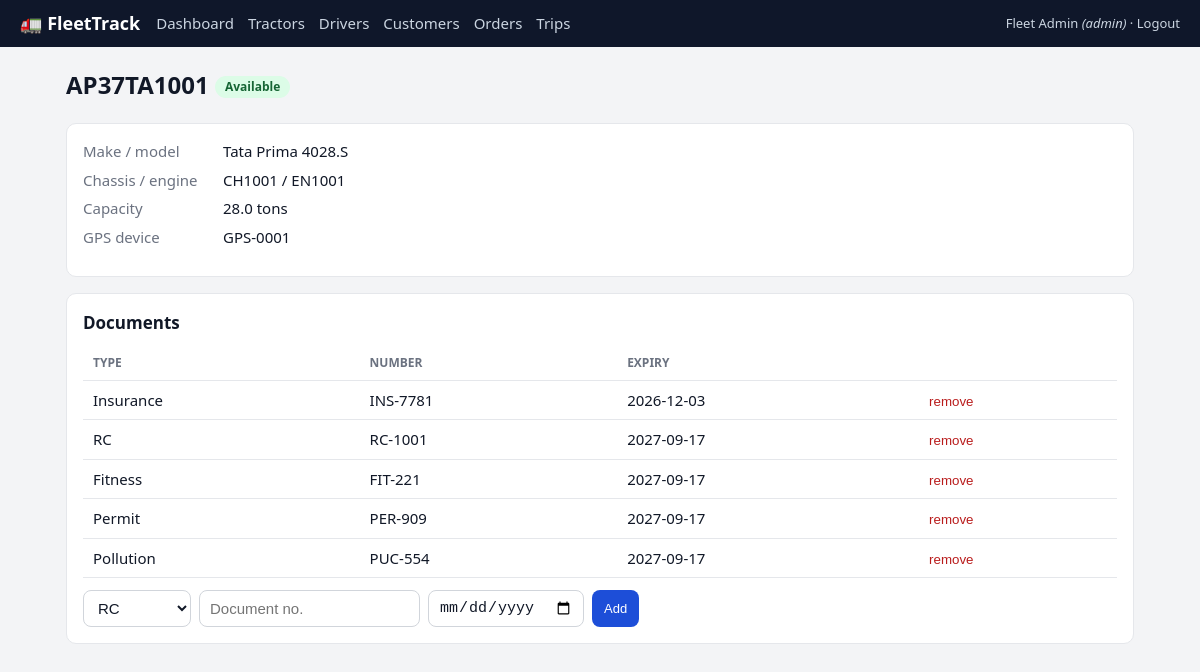
The app's page /tractors/1 (signed in) with its own data.
### tables this page shows
CREATE TABLE users (
  id INTEGER PRIMARY KEY AUTOINCREMENT,
  name TEXT NOT NULL,
  email TEXT NOT NULL UNIQUE,
  mobile TEXT,
  password_hash TEXT NOT NULL,
  role TEXT NOT NULL CHECK (
    role IN ('admin', 'dispatcher', 'driver', 'customer')
  ),
  active INTEGER NOT NULL DEFAULT 1,
  created_at TEXT NOT NULL DEFAULT (datetime('now'))
);

CREATE TABLE tractors (
  id INTEGER PRIMARY KEY AUTOINCREMENT,
  reg_no TEXT NOT NULL UNIQUE,
  make TEXT,
  model TEXT,
  chassis_no TEXT,
  engine_no TEXT,
  capacity_tons REAL,
  gps_device_id TEXT,
  status TEXT NOT NULL DEFAULT 'Pending' CHECK (
    status IN ('Pending', 'Available', 'On Trip', 'Inactive')
  ),
  approved_by INTEGER REFERENCES users(id),
  created_at TEXT NOT NULL DEFAULT (datetime('now'))
);

CREATE TABLE tractor_documents (
  id INTEGER PRIMARY KEY AUTOINCREMENT,
  tractor_id INTEGER NOT NULL REFERENCES tractors(id) ON DELETE CASCADE,
  doc_type TEXT NOT NULL,
  doc_number TEXT,
  expiry_date TEXT NOT NULL,
  created_at TEXT NOT NULL DEFAULT (datetime('now'))
);

### app.py (the view)
@app.route("/tractors/<int:tid>")
@login_required("admin", "dispatcher")
def tractor_detail(tid):
    t = q("SELECT * FROM tractors WHERE id=?", (tid,), one=True) or abort(404)
    docs = q(
        "SELECT * FROM tractor_documents WHERE tractor_id=? ORDER BY expiry_date",
        (tid,),
    )
    return render_template(
        "tractor_detail.html", t=t, docs=docs, today=date.today().isoformat()
    )

### app.py (called while the page is built)
def get_db():
    if "db" not in g:
        g.db = sqlite3.connect(DB_PATH)
        g.db.row_factory = sqlite3.Row
        g.db.execute("PRAGMA foreign_keys = ON")
    return g.db

def q(sql, args=(), one=False):
    rows = get_db().execute(sql, args).fetchall()
    if one:
        return rows[0] if rows else None
    return rows

@app.before_request
def load_user():
    uid = session.get("user_id")
    g.user = (
        q("SELECT * FROM users WHERE id=? AND active=1", (uid,), one=True)
        if uid
        else None
    )

def login_required(*roles):
    def deco(f):
        @functools.wraps(f)
        def wrapper(*a, **kw):
            if not g.user:
                return redirect(url_for("login", next=request.path))
            if roles and g.user["role"] not in roles:
                abort(403)
            return f(*a, **kw)
        return wrapper
    return deco

### templates/tractor_detail.html (shortened to what this page needs)
{% extends "base.html" %}
{% block content %}
<div class="head">
  <h1>{{ t.reg_no }} <span class="badge t-{{ t.status|replace(' ','') }}">{{ t.status }}</span></h1>
</div>
<div class="card">
  <dl>
    <dt>Make / model</dt>
    <dd>{{ t.make }} {{ t.model }}</dd>
    <dt>Chassis / engine</dt>
    <dd>{{ t.chassis_no }} / {{ t.engine_no }}</dd>
    <dt>Capacity</dt>
    <dd>{{ t.capacity_tons }} tons</dd>
    <dt>GPS device</dt>
    <dd>{{ t.gps_device_id }}</dd>
  </dl>
</div>
<div class="card">
  <h2>Documents</h2>
  <table>
    <tr>
      <th>Type</th>
      <th>Number</th>
      <th>Expiry</th>
      <th></th>
    </tr>
    {% for d in docs %}<tr>
      <td>{{ d.doc_type }}</td>
      <td>{{ d.doc_number }}</td>
      <td class="{{ 'bad' if d.expiry_date < today }}">{{ d.expiry_date }}</td>
      <td>{% if g.user.role == 'admin' %}<form method="post" action="{{ url_for('doc_delete', did=d.id) }}"><button
            class="link">remove</button></form>{% endif %}</td>
    </tr>
    {% else %}<tr>
      <td colspan="4" class="muted">No documents yet.</td>
    </tr>{% endfor %}
  </table>
  {% if g.user.role == 'admin' %}
  <form method="post" action="{{ url_for('tractor_doc_add', tid=t.id) }}" class="inline">
    <select name="doc_type">
      <option>RC</option>
    </select>
    <input name="doc_number" placeholder="Document no.">
    <input name="expiry_date" type="date" required>
    <button class="btn sm">Add</button>
  </form>
  {% endif %}
</div>
{% endblock %}

### templates/base.html (shortened to what this page needs)
<!doctype html>
<html lang="en">
<head>
  <link rel="stylesheet" href="{{ url_for('static', filename='style.css') }}">
</head>
<body>
  {% if g.user %}
  <header class="nav">
    <a class="brand" href="{{ url_for('home') }}">🚛 FleetTrack</a>
    <nav>
      {% if g.user.role in ('admin','dispatcher') %}
      <a href="{{ url_for('dashboard') }}">Dashboard</a>
      <a href="{{ url_for('tractors') }}">Tractors</a>
      <a href="{{ url_for('drivers') }}">Drivers</a>
      <a href="{{ url_for('customers') }}">Customers</a>
      <a href="{{ url_for('orders') }}">Orders</a>
      <a href="{{ url_for('trips') }}">Trips</a>
      {% elif g.user.role == 'driver' %}
      <a href="{{ url_for('driver_home') }}">My trips</a>
      {% else %}
      <a href="{{ url_for('customer_home') }}">My shipments</a>
      <a href="{{ url_for('order_new') }}">New order</a>
      {% endif %}
    </nav>
    <span class="who">{{ g.user.name }} <em>({{ g.user.role }})</em> · <a
        href="{{ url_for('logout') }}">Logout</a></span>
  </header>
  {% endif %}
  <main>
    {% block content %}{% endblock %}
  </main>
</body>
</html>

### static/style.css (style rules this page uses)
:root { --bg:#f3f4f6;--card:#fff;--ink:#111827;--muted:#6b7280;--brand:#1d4ed8;--line:#e5e7eb }
* { box-sizing:border-box }
body { margin:0;font:15px/1.5 system-ui,-apple-system,Segoe UI,Roboto,sans-serif;background:var(--bg);color:var(--ink) }
a { color:var(--brand);text-decoration:none }
.nav { display:flex;flex-wrap:wrap;align-items:center;gap:16px;background:#0f172a;color:#fff;padding:10px 20px }
.nav a { color:#cbd5e1 }
.brand { font-weight:700;color:#fff!important;font-size:18px }
.nav nav { display:flex;gap:14px;flex:1;flex-wrap:wrap }
.who { font-size:13px;color:#cbd5e1 }
main { max-width:1100px;margin:20px auto;padding:0 16px }
h1 { margin:0 0 14px;font-size:24px }
h2 { margin:0 0 10px;font-size:17px }
.head { display:flex;justify-content:space-between;align-items:center;margin-bottom:6px }
.card { background:var(--card);border:1px solid var(--line);border-radius:10px;padding:16px;margin-bottom:16px }
table { width:100%;border-collapse:collapse }
th,td { text-align:left;padding:8px 10px;border-bottom:1px solid var(--line);vertical-align:top }
th { font-size:12px;text-transform:uppercase;color:var(--muted) }
.btn { display:inline-block;background:var(--brand);color:#fff;border:0;border-radius:8px;padding:9px 16px;font-size:14px;cursor:pointer }
.btn.sm { padding:5px 12px;font-size:13px }
button.link { background:none;border:0;color:#b91c1c;cursor:pointer;padding:0 }
input,select { padding:8px 10px;border:1px solid #d1d5db;border-radius:8px;font-size:15px;color:var(--ink);background:#fff }
form.inline { display:flex;gap:8px;flex-wrap:wrap;margin-top:12px }
.badge { display:inline-block;padding:2px 10px;border-radius:999px;font-size:12px;font-weight:600;background:#e5e7eb;color:#374151;vertical-align:middle }
.s-Delivered,.s-Closed,.t-Available { background:#dcfce7;color:#166534 }
dl { display:grid;grid-template-columns:130px 1fr;gap:6px 10px;margin:0 0 12px }
dt { color:var(--muted) }
dd { margin:0 }

### records on screen
users: user.name "Fleet Admin", user.role "admin"
tractors: reg_no "AP37TA1001", status "Available", make "Tata", model "Prima 4028.S", chassis_no "CH1001", engine_no "EN1001", capacity_tons "28.0", gps_device_id "GPS-0001"
tractor_documents: doc_type "Insurance", doc_number "INS-7781", expiry_date "2026-12-03"
tractor_documents: doc_type "RC", doc_number "RC-1001", expiry_date "2027-09-17"
tractor_documents: doc_type "Fitness", doc_number "FIT-221", expiry_date "2027-09-17"
tractor_documents: doc_type "Permit", doc_number "PER-909", expiry_date "2027-09-17"
tractor_documents: doc_type "Pollution", doc_number "PUC-554", expiry_date "2027-09-17"
